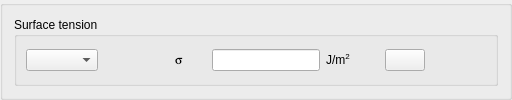
    <widget class="QGroupBox" name="groupBoxNoFieldProperties">
     <property name="title">
      <string/>
     </property>
     <layout class="QHBoxLayout" name="horizontalLayout_4">
      <item>
       <layout class="QVBoxLayout" name="verticalLayout_3">
        <item>
         <widget class="QGroupBox" name="groupBoxSurfaceTension">
          <property name="title">
           <string>Surface tension</string>
          </property>
          <layout class="QGridLayout" name="_2">
           <property name="margin">
            <number>9</number>
           </property>
           <property name="spacing">
            <number>6</number>
           </property>
           <item row="0" column="1">
            <spacer>
             <property name="orientation">
              <enum>Qt::Horizontal</enum>
             </property>
             <property name="sizeHint" stdset="0">
              <size>
               <width>71</width>
               <height>26</height>
              </size>
             </property>
            </spacer>
           </item>
           <item row="0" column="3">
            <spacer>
             <property name="orientation">
              <enum>Qt::Horizontal</enum>
             </property>
             <property name="sizeHint" stdset="0">
              <size>
               <width>61</width>
               <height>26</height>
              </size>
             </property>
            </spacer>
           </item>
           <item row="0" column="2">
            <layout class="QHBoxLayout" name="_12">
             <property name="spacing">
              <number>6</number>
             </property>
             <property name="margin">
              <number>0</number>
             </property>
             <item>
              <widget class="QLabel" name="labelVarSigma">
               <property name="minimumSize">
                <size>
                 <width>15</width>
                 <height>0</height>
                </size>
               </property>
               <property name="font">
                <font>
                 <family>Symbol</family>
                </font>
               </property>
               <property name="text">
                <string>s</string>
               </property>
              </widget>
             </item>
             <item>
              <spacer>
               <property name="orientation">
                <enum>Qt::Horizontal</enum>
               </property>
               <property name="sizeHint" stdset="0">
                <size>
                 <width>16</width>
                 <height>26</height>
                </size>
               </property>
              </spacer>
             </item>
             <item>
              <widget class="QLineEdit" name="lineEditSurfaceTension"/>
             </item>
             <item>
              <widget class="QLabel" name="labelUnitSurfaceTension">
               <property name="minimumSize">
                <size>
                 <width>37</width>
                 <height>26</height>
                </size>
               </property>
               <property name="text">
                <string>J/m&lt;sup&gt;2&lt;/sup&gt;</string>
               </property>
              </widget>
             </item>
             <item>
              <spacer>
               <property name="orientation">
                <enum>Qt::Horizontal</enum>
               </property>
               <property name="sizeHint" stdset="0">
                <size>
                 <width>16</width>
                 <height>26</height>
                </size>
               </property>
              </spacer>
             </item>
             <item>
              <widget class="QPushButton" name="pushButtonSurfaceTension">
               <property name="text">
                <string/>
               </property>
               <property name="icon">
                <iconset resource="resources_gui.qrc">
                 <normaloff>:/new/prefix1/icons/22x22/edit-find-replace.png</normaloff>:/new/prefix1/icons/22x22/edit-find-replace.png</iconset>
               </property>
              </widget>
             </item>
            </layout>
           </item>
           <item row="0" column="0">
            <widget class="QComboBox" name="comboBoxSurfaceTension"/>
           </item>
          </layout>
         </widget>
        </item>
       </layout>
      </item>
     </layout>
    </widget>
